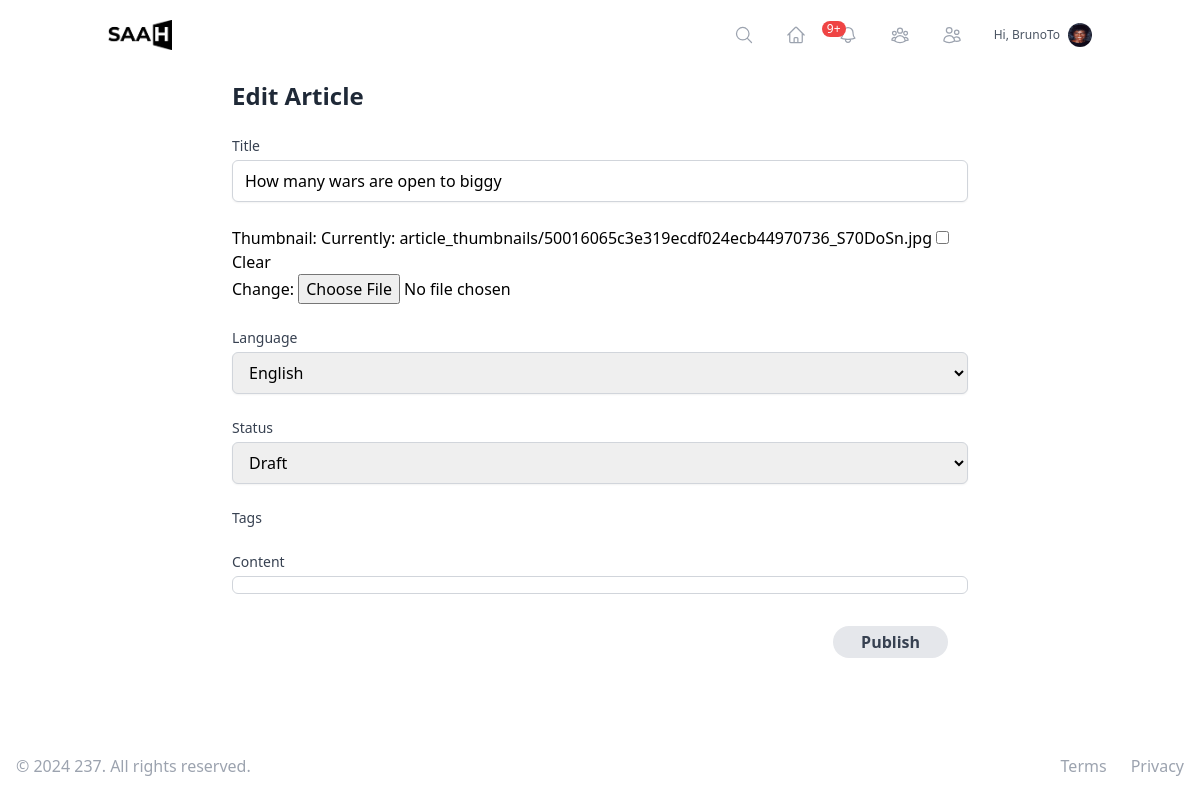
Page /articles/18/edit/ (signed in) on the committed database.
### users/models.py (models this page shows, shortened)
class User(AbstractUser):
    bio = models.TextField(max_length=500, blank=True)
    profile_picture = models.ImageField(upload_to='profile_pics/', blank=True, null=True)
    date_joined = models.DateTimeField(auto_now_add=True)
    location = models.CharField(max_length=100, blank=True)
    website = models.URLField(max_length=200, blank=True)
    onesignal_player_id = models.CharField(max_length=36, blank=True, null=True)
    following = models.ManyToManyField('self', symmetrical=False, related_name='followers')
    blocked_users = models.ManyToManyField('self', symmetrical=False, related_name='blocked_by')
    is_verified = models.BooleanField(default=False)
    is_premium = models.BooleanField(default=False)
    is_manual_writer = models.BooleanField(default=False)
    def get_avatar_url(self):
        return get_or_create_avatar(self)
    def unread_notifications_count(self):
        return self.notifications.filter(is_read=False).count()

### articles/models.py (models this page shows, shortened)
class Article(models.Model):
    title = models.CharField(max_length=70)
    content = models.TextField()
    image = models.ImageField(upload_to='article_images/', validators=[validate_file_size], null=True, blank=True)
    thumbnail = models.ImageField(upload_to='article_thumbnails/', validators=[validate_file_size], null=True, blank=True)
    author = models.ForeignKey(settings.AUTH_USER_MODEL, on_delete=models.CASCADE)
    created_at = models.DateTimeField(auto_now_add=True)
    updated_at = models.DateTimeField(auto_now=True)
    published_at = models.DateTimeField(null=True, blank=True)
    status = models.CharField(max_length=10, choices=[('draft', 'Draft'), ('published', 'Published')], default='draft')
    language = models.CharField(max_length=2, choices=[('EN', 'English'), ('FR', 'French')])
    tags = TaggableManager()
    bookmarks = models.ManyToManyField(settings.AUTH_USER_MODEL, related_name='bookmarked_articles', blank=True)

### articles/views.py (the view, shortened to what this page needs)
# urls.py: path('articles/<int:pk>/edit/', ArticleUpdateView.as_view(), name='article_update'),
class ArticleUpdateView(LoginRequiredMixin, UpdateView):
    model = Article
    form_class = ArticleForm
    template_name = 'articles/article_form.html'
    success_url = reverse_lazy('article_list')
    def get_queryset(self):
        return Article.objects.filter(author=self.request.user)

### articles/forms.py (shortened to what this page needs)
class ArticleForm(forms.ModelForm):
    class Meta:
        model = Article
        fields = ['title', 'content', 'language', 'status', 'tags','thumbnail']
        widgets = {
            'title': forms.TextInput(attrs={'class': 'w-full px-3 py-2 border border-gray-300 rounded-md shadow-sm focus:outline-none focus:ring-2 focus:ring-gray-400 focus:border-transparent'}),
            'language': forms.Select(attrs={'class': 'w-full px-3 py-2 border border-gray-300 rounded-md shadow-sm focus:outline-none focus:ring-2 focus:ring-gray-400 focus:border-transparent'}),
            'status': forms.Select(attrs={'class': 'w-full px-3 py-2 border border-gray-300 rounded-md shadow-sm focus:outline-none focus:ring-2 focus:ring-gray-400 focus:border-transparent'}),
            'content': forms.HiddenInput(attrs={'class':'remove-all'}),
            'tags': TagWidget(attrs={'class': 'w-full px-3 py-2 border border-gray-300 rounded-md shadow-sm focus:outline-none focus:ring-2 focus:ring-gray-400 focus:border-transparent'})
        }

### users/utils.py (called while the page is built)
def get_or_create_avatar(user):
    cache_key = f'user_avatar_{user.id}'
    avatar_url = cache.get(cache_key)
    if not avatar_url:
        if not user.profile_picture:
            avatar = generate_avatar(user.username)
            user.profile_picture.save(f"{user.username}_avatar.png", avatar, save=True)
        avatar_url = user.profile_picture.url
        cache.set(cache_key, avatar_url, timeout=86400)  # Cache for 24 hours
    return avatar_url

### templates/articles/article_form.html (shortened to what this page needs)
{% extends "base.html" %}
{% load static %}
{% block extra_css %}
<link rel="stylesheet" href="https://cdnjs.cloudflare.com/ajax/libs/selectize.js/0.13.3/css/selectize.default.min.css">
{% endblock %}
{% block content %}
<div class="max-w-3xl mx-auto px-4 py-8">
    <h2 class="text-2xl font-semibold text-gray-800 mb-6">
        {% if form.instance.pk %}Edit Article{% else %}Create New Gist{% endif %}
    </h2>
    <form method="post" id="article-form" action="{% if form.instance.pk %}{% url 'article_update' form.instance.pk %}{% else %}{% url 'article_create' %}{% endif %}" class="space-y-6">
        <div>
            <label for="{{ form.title.id_for_label }}" class="block text-sm font-medium text-gray-700 mb-1">Title</label>
            {{ form.title }}
        </div>
        <div>
            <label for="{{ form.thumbnail.id_for_label }}">Thumbnail:</label>
            {{ form.thumbnail }}
        </div>
        <div>
            <label for="{{ form.language.id_for_label }}" class="block text-sm font-medium text-gray-700 mb-1">Language</label>
            {{ form.language }}
        </div>
        <div>
            <label for="{{ form.status.id_for_label }}" class="block text-sm font-medium text-gray-700 mb-1">Status</label>
            {{ form.status }}
        </div>
        <div>
            <label for="{{ form.tags.id_for_label }}" class="block text-sm font-medium text-gray-700 mb-1">Tags</label>
        </div>
        <div>
            <label class="block text-sm font-medium text-gray-700 mb-1">Content</label>
            <div class="tailwind-reset">
                <div id="editorjs" class="border border-gray-300 rounded-md p-2"></div>
            </div>
        </div>
        <div class="flex justify-end">
            <button type="submit" class="bg-gray-200 hover:bg-gray-300 rounded-full px-7 py-1  font-semibold text-gray-700 mr-5 mt-2">
                Publish
            </button>
        </div>
    </form>
</div>
{% endblock %}

### templates/base.html (shortened to what this page needs)
<!DOCTYPE html>
{% load static %}
<html lang="en">
<head>
    <script src="https://cdn.tailwindcss.com"></script>
    {% block extra_css %}{% endblock %}
</head>
<body class=" min-h-screen flex flex-col">
    <header class="navbar fixed top-0 left-0 w-full z-30">
        <nav class="container mx-auto flex justify-between items-center p-5">
            <div class="">
                <a href="{% url 'article_list' %}" class="">
                    <img src="{% static 'logo.png' %}" alt="SAAH" class="inline-block" style="max-height: 30px;" />
                </a>
            </div>
            {% if user.is_authenticated %}
                <div class="hidden md:flex items-center space-x-8">
                    <a href="{% url 'search' %}" class="text-gray-400 hover:text-gray-600 group relative" title="Search">
                        <svg class="w-5 h-5" fill="none" stroke="currentColor" viewBox="0 0 24 24" xmlns="http://www.w3.org/2000/svg" stroke-width="1.5">
                            <path stroke-linecap="round" stroke-linejoin="round" d="M21 21l-5.197-5.197m0 0A7.5 7.5 0 105.196 5.196a7.5 7.5 0 0010.607 10.607z" />
                        </svg>
                    </a>
                    <a href="{% url 'article_list' %}" class="text-gray-400 hover:text-gray-600 group relative" title="Home">
                    </a>
                    <a href="{% url 'notification_list' %}" class="text-gray-400 hover:text-gray-600 relative group" title="Notifications">
                        {% if user.unread_notifications_count > 0 and user.unread_notifications_count < 10 %}
                        <span class="absolute -top-1 -right-1 bg-red-500 text-white text-xs rounded-full h-3 w-3 flex items-center justify-center mx-4 py-2 px-2">
                            {{ user.unread_notifications_count }}
                        </span>
                        {% elif user.unread_notifications_count > 0 and user.unread_notifications_count >= 10 %}
                        <span class="absolute -top-1 -right-1 bg-red-500 text-white text-xs rounded-full h-3 w-3 flex items-center justify-center mx-4 py-2 px-3">
                            9+
                        </span>
                        {% endif %}
                    </a>
                    <a href="{% url 'following_list' %}" class="text-gray-400 hover:text-gray-600 group relative" title="Connections">
                    </a>
                    <a href="{% url 'followers_list' %}" class="text-gray-400 hover:text-gray-600 group relative" title="Followers">
                    </a>
                    <a href="{% url 'user_profile' user.username %}" class="flex items-center space-x-2 text-gray-600 hover:text-gray-800 group relative">
                        <span class="text-xs">Hi, {{ user.username }}</span>
                        <img src="{{ user.get_avatar_url }}" alt="{{ user.username }}" class="w-6 h-6 rounded-full">
                    </a>
                </div>
            {% endif %}
        </nav>
    </header>
    <main class="my-12">
        {% block content %}
        {% endblock %}
    </main>
    <footer class="footer bottom-0 left-0 w-full hero-foot  text-xs md:text-base z-30">
        <div class="max-w-7xl mx-auto py-2 md:py-4 px-2 md:px-4 flex flex-col md:flex-row items-center justify-between">
            <div class="flex justify-center space-x-4 md:space-x-6 order-2 md:order-2">
                <a href="#" class="text-gray-400 hover:text-gray-500">
                    Terms
                </a>
                <a href="#" class="text-gray-400 hover:text-gray-500">
                    Privacy
                </a>
            </div>
            <div class="mt-2 md:mt-0 order-1 md:order-1">
                <p class="text-center text-gray-400">&copy; 2024 237. All rights reserved.</p>
            </div>
        </div>
    </footer>
</body>
</html>

### templates/base.html (style rules this page uses)
.navbar, .footer { transition: transform 0.3s ease-in-out; }

### templates/articles/article_form.html (style rules this page uses)
.tailwind-reset, .tailwind-reset * { font: revert-layer; }

### rows in the picture
User: username "BrunoTo", get_avatar_url (picture)
Article: title "How many wars are open to biggy", language "English", status "Draft"
